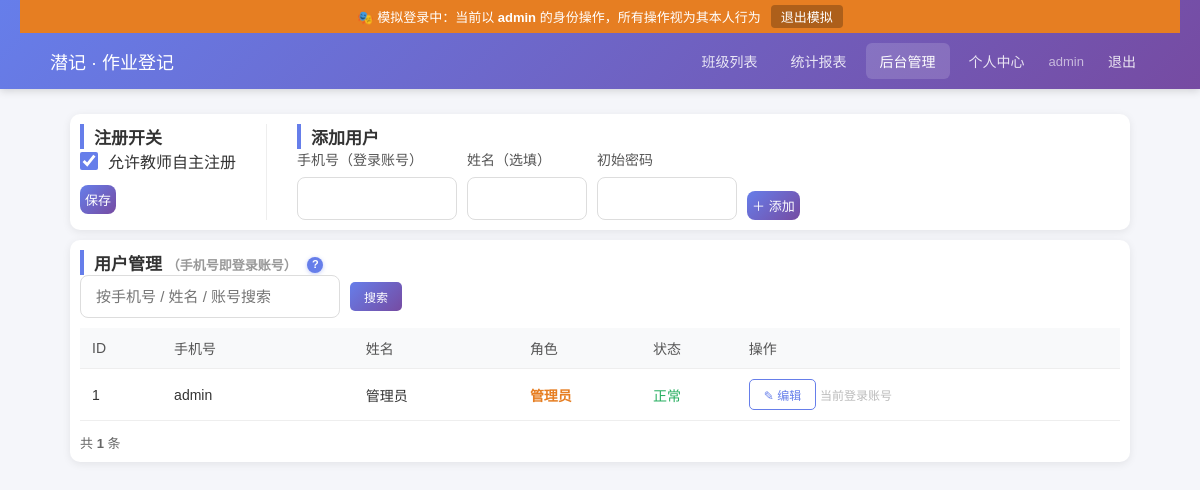
/admin.php (signed in), run on the app's committed database.
### tables this page shows
CREATE TABLE IF NOT EXISTS teachers (
    id INT AUTO_INCREMENT PRIMARY KEY,
    username VARCHAR(50) NOT NULL UNIQUE COMMENT '登录账号（与 phone 一致）',
    password VARCHAR(255) NOT NULL COMMENT '密码（bcrypt哈希）',
    disabled TINYINT(1) NOT NULL DEFAULT 0 COMMENT '账号禁用：1=已禁用（禁止登录）',
    realname VARCHAR(50) NOT NULL DEFAULT '' COMMENT '教师姓名',
    school_id INT NOT NULL DEFAULT 1 COMMENT '所属学校（单用户版恒为 1）',
    phone VARCHAR(50) NOT NULL DEFAULT '' COMMENT '手机号（登录账号，username=phone）',
    is_admin TINYINT(1) NOT NULL DEFAULT 0 COMMENT '管理员：1=管理员（仅安装时生成的账号），0=普通教师',
    created_at DATETIME NOT NULL COMMENT '注册时间'
);

### includes/functions.php (called while the page is built, shortened)
<?php
if (!function_exists('get_setting')) {
    function get_setting($conn, $key, $default = '', $school_id = null) {
        static $cache = [];
        $skey = intval($school_id) . '_' . $key;
        $stmt = mysqli_prepare($conn, "SELECT svalue FROM settings WHERE skey = ?");
        mysqli_stmt_bind_param($stmt, "s", $skey);
        mysqli_stmt_execute($stmt);
        $res = mysqli_stmt_get_result($stmt);
        $row = mysqli_fetch_assoc($res);
        $cache[$skey] = ($row && $row['svalue'] !== '') ? $row['svalue'] : $default;
        return $cache[$skey];
    }
}
if (!function_exists('is_super_admin')) {
    function is_super_admin($conn, $teacher_id) {
        static $cache = [];
        $tid = intval($teacher_id);
        if (isset($cache[$tid])) return $cache[$tid];
        $stmt = mysqli_prepare($conn, "SELECT is_admin FROM teachers WHERE id = ?");
        mysqli_stmt_bind_param($stmt, "i", $tid);
        mysqli_stmt_execute($stmt);
        $row = mysqli_fetch_assoc(mysqli_stmt_get_result($stmt));
        return $cache[$tid] = $row && intval($row['is_admin']) === 1;
    }
}
?>

### includes/auth.php (called while the page is built, shortened)
<?php
$current_teacher_id = intval($_SESSION['teacher_id']);
?>

### admin.php (the view, shortened to what this page needs)
<?php
require_once 'includes/auth.php';
require_once 'includes/functions.php';
require_once 'includes/layout.php';
$conn = getConnection();
if (!is_super_admin($conn, $current_teacher_id)) {
    page_header('无权限');
    echo '<div class="panel"><div class="alert alert-error">仅管理员可访问后台管理</div></div>';
    page_footer();
    exit();
}
$q = trim(strval($_GET['q'] ?? ''));
$users_per = intval($_GET['uper'] ?? 20);
$users_page = max(1, intval($_GET['upage'] ?? 1));
$all_users = [];
$u_like = '%' . $q . '%';
$u_search = " AND (phone LIKE ? OR realname LIKE ? OR username LIKE ?)";
$stmt = mysqli_prepare($conn, "SELECT COUNT(*) AS c FROM teachers WHERE 1=1{$u_search}");
mysqli_stmt_bind_param($stmt, "sss", $u_like, $u_like, $u_like);
mysqli_stmt_execute($stmt);
$users_total = intval(mysqli_fetch_assoc(mysqli_stmt_get_result($stmt))['c']);
$u_limit = " LIMIT {$users_per} OFFSET " . (($users_page - 1) * $users_per);
$stmt = mysqli_prepare($conn, "SELECT * FROM teachers WHERE 1=1{$u_search} ORDER BY id ASC{$u_limit}");
mysqli_stmt_bind_param($stmt, "sss", $u_like, $u_like, $u_like);
mysqli_stmt_execute($stmt);
$res = mysqli_stmt_get_result($stmt);
while ($row = mysqli_fetch_assoc($res)) $all_users[] = $row;
$allow_register = get_setting($conn, 'allow_register', '1', 0) === '1';
page_header('后台管理', 'admin.php');
?>
<div class="panel" id="settings" style="display:flex;gap:30px;flex-wrap:wrap;align-items:flex-start;">
    <form method="post" autocomplete="off">
        <h3>注册开关</h3>
        <label style="display:flex;align-items:center;gap:10px;cursor:pointer;margin-bottom:12px;">
            <input type="checkbox" name="allow_register" class="switch-input"<?php echo $allow_register ? ' checked' : ''; ?> autocomplete="off">
            <span>允许教师自主注册</span>
        </label>
        <button type="submit" class="btn">保存</button>
    </form>
    <form method="post" style="border-left:1px solid #eee;padding-left:30px;" autocomplete="off">
        <h3>添加用户</h3>
        <div style="display:flex;gap:10px;flex-wrap:wrap;align-items:flex-end;">
            <div class="form-group" style="margin-bottom:0;">
                <label>手机号（登录账号）</label>
                <input type="text" name="phone" class="form-control" required style="max-width:160px;" autocomplete="off">
            </div>
            <div class="form-group" style="margin-bottom:0;">
                <label>姓名（选填）</label>
                <input type="text" name="realname" class="form-control" style="max-width:120px;" autocomplete="off">
            </div>
            <div class="form-group" style="margin-bottom:0;">
                <label>初始密码</label>
                <input type="text" name="password" class="form-control" required style="max-width:140px;" autocomplete="off">
            </div>
            <button type="submit" class="btn">＋ 添加</button>
        </div>
    </form>
</div>
<div class="panel">
    <h3 id="users">用户管理 <span style="font-size:13px;color:#999;">（手机号即登录账号）</span>
        <button type="button" class="hint-q" onclick="toggleHint(event, '<b>用户管理说明</b><br>· 编辑可修改手机号、姓名与密码<br>· 「模拟」将以该用户身份登录操作（页面顶部可退出模拟）<br>· 删除会连同其全部班级与登记数据一并移除')">?</button>
    </h3>
    <form method="get" style="display:flex;gap:10px;align-items:center;margin-bottom:10px;" autocomplete="off">
        <input type="text" name="q" class="form-control" placeholder="按手机号 / 姓名 / 账号搜索" value="<?php echo htmlspecialchars($q); ?>" style="max-width:260px;" autocomplete="off">
        <button type="submit" class="btn btn-sm">搜索</button>
    </form>
    <div class="table-wrap" id="users">
        <table class="data-table">
            <thead>
                <tr><th style="width:60px;">ID</th><th style="width:140px;">手机号</th><th style="width:120px;">姓名</th><th style="width:90px;">角色</th><th style="width:70px;">状态</th><th style="width:280px;">操作</th></tr>
            </thead>
            <tbody>
                <?php foreach ($all_users as $u): $uid = intval($u['id']); $u_is_admin = intval($u['is_admin']) === 1; ?>
                <tr<?php echo intval($u['disabled']) === 1 ? ' style="background:#faf0f0;"' : ''; ?>>
                    <td><?php echo $uid; ?></td>
                    <td><?php echo htmlspecialchars(strval($u['phone'])); ?></td>
                    <td><?php echo htmlspecialchars($u['realname'] !== '' ? $u['realname'] : '-'); ?></td>
                    <td><?php echo $u_is_admin ? '<span style="color:#e67e22;font-weight:bold;">管理员</span>' : '<span style="color:#999;">教师</span>'; ?></td>
                    <td><?php echo intval($u['disabled']) === 1 ? '<span style="color:#c0392b;">已禁用</span>' : '<span style="color:#27ae60;">正常</span>'; ?></td>
                    <td>
                        <button type="button" class="btn btn-sm btn-outline" onclick="openEdit(<?php echo $uid; ?>, '<?php echo htmlspecialchars(addslashes(strval($u['phone']))); ?>', '<?php echo htmlspecialchars(addslashes(strval($u['realname']))); ?>')">✎ 编辑</button>
                        <?php if (!$u_is_admin || $uid !== $current_teacher_id): ?>
                        <?php if (!$u_is_admin): ?>
                        <form method="post" style="display:inline;" autocomplete="off">
                            <input type="hidden" name="action" value="user_impersonate" autocomplete="off">
                            <input type="hidden" name="user_id" value="<?php echo $uid; ?>" autocomplete="off">
                            <button type="submit" class="btn btn-sm" onclick="return confirm('将以「<?php echo htmlspecialchars($u['realname'] !== '' ? $u['realname'] : $u['username']); ?>」身份模拟登录，操作均视为其本人行为。确认？')">🎭 模拟</button>
                        </form>
                        <?php endif; ?>
                        <form method="post" style="display:inline;" autocomplete="off">
                            <input type="hidden" name="action" value="<?php echo intval($u['disabled']) === 1 ? 'user_enable' : 'user_disable'; ?>" autocomplete="off">
                            <input type="hidden" name="user_id" value="<?php echo $uid; ?>" autocomplete="off">
                            <button type="submit" class="btn btn-sm btn-outline" onclick="return confirm('<?php echo intval($u['disabled']) === 1 ? '确认启用该账号？' : '确认禁用该账号？禁用后其将无法登录。'; ?>')"><?php echo intval($u['disabled']) === 1 ? '启用' : '禁用'; ?></button>
                        </form>
                        <form method="post" style="display:inline;" autocomplete="off">
                            <input type="hidden" name="action" value="user_delete" autocomplete="off">
                            <input type="hidden" name="user_id" value="<?php echo $uid; ?>" autocomplete="off">
                            <button type="submit" class="btn btn-sm btn-danger" onclick="return confirm('确认删除账号「<?php echo htmlspecialchars(strval($u['phone'])); ?>」？\n将同时删除其班级、学生、作业项目、登记记录等全部数据，不可恢复！')">删除</button>
                        </form>
                        <?php else: ?>
                        <span style="color:#bbb;font-size:12px;">当前登录账号</span>
                        <?php endif; ?>
                    </td>
                </tr>
                <?php endforeach; ?>
            </tbody>
        </table>
    </div>
    <div style="display:flex;gap:12px;align-items:center;flex-wrap:wrap;margin-top:12px;font-size:13px;color:#666;">
        <span>共 <b><?php echo $users_total; ?></b> 条</span>
    </div>
</div>
<?php page_footer(); ?>

### includes/layout.php (shortened to what this page needs)
<?php
if (!function_exists('page_header')) {
    function page_header($title, $active = '') {
        $embed = intval($_GET['embed'] ?? 0) === 1;
        $teacher_name = isset($_SESSION['teacher_name']) ? $_SESSION['teacher_name'] : '';
        $teacher_id = isset($_SESSION['teacher_id']) ? intval($_SESSION['teacher_id']) : 0;
        $conn = function_exists('getConnection') ? getConnection() : null;
        $is_admin = false;
        $can_export = false;
        if ($conn && $teacher_id > 0) {
            require_once __DIR__ . '/functions.php';
            $is_admin = is_super_admin($conn, $teacher_id);
            $can_export = is_super_admin($conn, $teacher_id) || count(get_visible_class_ids($conn, $teacher_id)) > 0;
        }
        $nav_class_id = intval($_GET['class_id'] ?? 0);
        $nav_ctx = 'default';
        if ($nav_ctx === 'class') {
            $nav_items = [
                ["projects.php?class_id={$nav_class_id}", 'projects.php', '📘', '班级情况'],
                ["students.php?class_id={$nav_class_id}", 'students.php', '👥', '学生列表'],
                ["stats.php?class_id={$nav_class_id}", 'stats.php', '📊', '班级统计'],
            ];
        } else {
            $nav_items = [
                ['classes.php', 'classes.php', '📘', '班级列表'],
            ];
            if ($can_export) $nav_items[] = ['export.php', 'export.php', '📊', '统计报表'];
        }
        $menus = $nav_items;
        if ($is_admin) $menus[] = ['admin.php', 'admin.php', '⚙️', '后台管理'];
        $menus[] = ['profile.php', 'profile.php', '👤', '个人中心'];
?>
<!DOCTYPE html>
<html lang="zh-CN">
<head>
    <link rel="stylesheet" href="assets/css/style.css?v=20260915">
</head>
<body>
<?php if (!$embed): ?>
<nav class="navbar">
    <?php if (!empty($_SESSION['impersonator_id'])): ?>
    <div style="background:#e67e22;color:#fff;font-size:13px;padding:5px 15px;display:flex;align-items:center;justify-content:center;gap:10px;">
        <span>🎭 模拟登录中：当前以 <b><?php echo htmlspecialchars($_SESSION['teacher_name'] ?? ''); ?></b> 的身份操作，所有操作视为其本人行为</span>
        <a href="impersonate.php?action=exit" onclick="return confirm('退出模拟并返回管理员身份？')" style="color:#fff;background:rgba(0,0,0,0.25);padding:2px 10px;border-radius:4px;text-decoration:none;">退出模拟</a>
    </div>
    <?php endif; ?>
    <div class="navbar-inner">
        <a class="navbar-brand" href="classes.php">潜记 · 作业登记</a>
        <div class="navbar-menu">
            <?php foreach ($menus as $it): ?>
            <a href="<?php echo $it[0]; ?>"<?php echo $active === $it[1] ? ' class="active"' : ''; ?>><?php echo $it[3]; ?></a>
            <?php endforeach; ?>
            <span style="color:rgba(255,255,255,0.6);font-size:13px;padding:0 5px;"><?php echo htmlspecialchars($teacher_name); ?></span>
            <a href="logout.php">退出</a>
        </div>
    </div>
</nav>
<?php endif;  ?>
<div class="app-content">
<?php
    }
}
if (!function_exists('page_footer')) {
    function page_footer() {
?>
</div>
</body>
</html>
<?php
    }
}
?>

### assets/css/style.css (style rules this page uses)
* { margin: 0; padding: 0; box-sizing: border-box; }
body { font-family: "Microsoft YaHei", Arial, sans-serif; background: #f5f6fa; color: #333; }
.form-group { margin-bottom: 20px; }
.form-group label { display: block; margin-bottom: 8px; color: #555; font-size: 14px; font-weight: 500; }
.form-control { width: 100%; padding: 12px 15px; border: 1px solid #ddd; border-radius: 8px; font-size: 15px; font-family: inherit; }
.btn { display: inline-block; padding: 5px 5px; background: linear-gradient(135deg, #667eea 0%, #764ba2 100%); color: white; border: none; border-radius: 8px; font-size: 13px; cursor: pointer; text-decoration: none; text-align: center; transition: opacity 0.3s; font-family: inherit; }
.btn-outline { background: white; color: #667eea; border: 1px solid #667eea; }
.btn-sm { padding: 6px 14px; font-size: 12px; border-radius: 5px; }
.navbar { background: linear-gradient(135deg, #667eea 0%, #764ba2 100%); color: white; padding: 0 20px; box-shadow: 0 2px 8px rgba(0,0,0,0.15); position: sticky; top: 0; z-index: 100; }
.navbar-inner { max-width: 1100px; margin: 0 auto; display: flex; align-items: center; justify-content: space-between; height: 56px; }
.navbar-brand { font-size: 18px; font-weight: 500; color: white; text-decoration: none; }
.navbar-menu { display: flex; gap: 5px; align-items: center; }
.navbar-menu a { color: rgba(255,255,255,0.85); text-decoration: none; padding: 8px 14px; border-radius: 6px; font-size: 14px; transition: background 0.3s; }
.navbar-menu a:hover, .navbar-menu a.active { background: rgba(255,255,255,0.15); color: white; }
.app-content { max-width: 1100px; margin: 0 auto; padding: 25px 20px 60px; }
.panel { background: white; padding: 10px; border-radius: 10px; box-shadow: 0 2px 8px rgba(0,0,0,0.08); margin-bottom: 10px; }
.panel h3 { font-size: 17px; color: #333; padding-left: 10px; border-left: 4px solid #667eea; }
.table-wrap { overflow-x: auto; }
.data-table { width: 100%; border-collapse: collapse; font-size: 14px; }
.data-table th, .data-table td { padding: 10px 12px; text-align: left; border-bottom: 1px solid #eee; white-space: nowrap; }
.data-table th { background: #f8f9fa; color: #555; font-weight: 500; }
.switch-input { width: 18px; height: 18px; cursor: pointer; accent-color: #667eea; }

### includes/layout.php (style rules this page uses)
.hint-q { display:inline-flex; align-items:center; justify-content:center; width:16px; height:16px; min-width:16px; border-radius:50%; background:#667eea; color:#fff; font-size:11px; font-weight:bold; line-height:1; border:none; cursor:pointer; vertical-align:middle; margin:0 0 2px 6px; padding:0; box-shadow:0 1px 4px rgba(102,126,234,0.4); font-family:inherit; }

### data on the page
teachers: id "1", phone "admin", realname "管理员", is_admin "管理员", disabled "正常"

### other printed values
$_SESSION['teacher_name'] "admin"
$it[3] "班级列表"
$it[3] "统计报表"
$it[3] "后台管理"
$it[3] "个人中心"
$teacher_name "admin"
$users_total "1"
